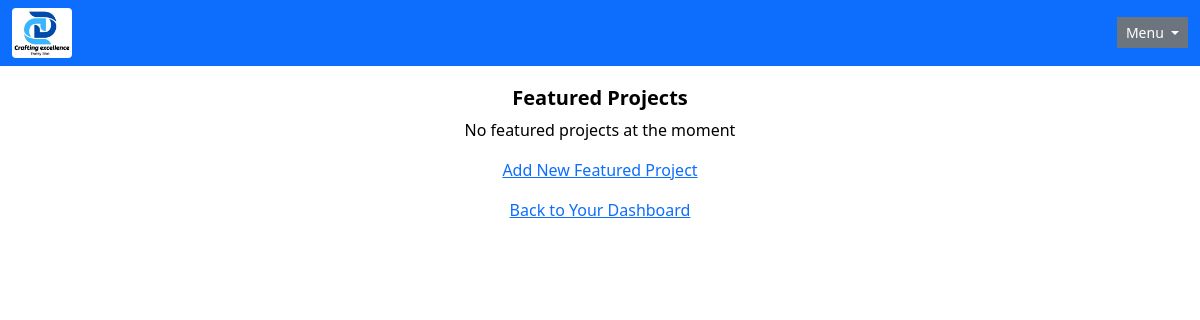
Before: /featured_projects (signed in) with the older database file.
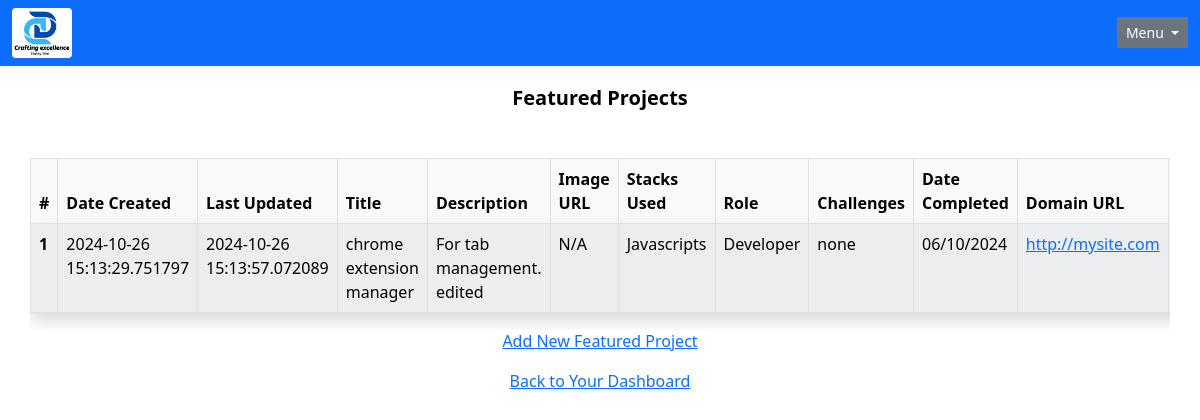
After: the same page with the newer database file.
### app/models/featured_project.py (models this page shows, shortened)
class FeaturedProject(db.Model):
    __tablename__ = 'featuredProjects'
    featured_project_id: Mapped[str] = mapped_column(
            String(length=36), primary_key=True, default=lambda: str(uuid4())
    )
    date_created: Mapped[datetime] = mapped_column(
        DateTime, default=datetime.utcnow
    )
    date_updated: Mapped[datetime] = mapped_column(
        DateTime, default=datetime.utcnow, onupdate=datetime.utcnow
    )
    title: Mapped[str] = mapped_column(String(length=1024))
    description: Mapped[str] = mapped_column(Text)
    image_link: Mapped[Optional[str]] = mapped_column(
        String(length=2083), unique=False
    )
    stacks: Mapped[str] = mapped_column(String(length=1024))
    role: Mapped[Optional[str]] = mapped_column(
        Text, unique=False
    )
    challenges: Mapped[Optional[str]] = mapped_column(
        Text, unique=False
    )
    date_cmptd: Mapped[Optional[str]] = mapped_column(
        String(length=1024), unique=False
    )
    domain_link: Mapped[Optional[str]] = mapped_column(
        String(length=2083), unique=False
    )
    github_link: Mapped[Optional[str]] = mapped_column(
        String(length=2083), unique=False
    )
    video_link: Mapped[Optional[str]] = mapped_column(
        String(length=2083), unique=False
    )

### app/routes/featured_projects.py (the view)
@featured_projects_bp.route(
    "/featured_projects", methods=['GET'], strict_slashes=False
)
@jwt_required()
def list_featured_projects():
    admin_id = get_jwt_identity()
    admin = Admin.query.filter_by(id=admin_id).first()
    if not admin:
        flash('You are not an admin', 'warning')
        return redirect(url_for('main.home.home_page'))
    featured_projects = FeaturedProject.query.all()
    return render_template(
        'list_featured_projects.html',
        featured_projects=featured_projects
    )

### app/routes/afterRequest.py (called while the page is built)
def refresh_expiring_jwts(response):
    try:
        exp_timestamp = get_jwt()["exp"]
        now = datetime.now(timezone.utc)
        target_timestamp = datetime.timestamp(now + timedelta(minutes=30))
        if target_timestamp > exp_timestamp:
            access_token = create_access_token(identity=get_jwt_identity())
            set_access_cookies(response, access_token)
        return response
    except (RuntimeError, KeyError):
        return response

### app/templates/list_featured_projects.html (shortened to what this page needs)
{% extends "admin-base.html" %}
{% block content %}
   <body>
     <h1 class="h5 text-center fw-bold">Featured Projects</h1>
     {% if featured_projects %}
     <div class="container mt-5 table-container">
     <div class="row">
      <div class="col-md-12">
       <table class="table table-hover table-bordered table-striped">
         <thead class="table-light shadow">
           <tr>
             <th scope="col">#</th>
             <th scope="col">Date Created</th>
             <th scope="col">Last Updated</th>
             <th scope="col">Title</th>
             <th scope="col">Description</th>
             <th scope="col">Image URL</th>
             <th scope="col">Stacks Used</th>
             <th scope="col">Role</th>
             <th scope="col">Challenges</th>
             <th scope="col">Date Completed</th>
             <th scope="col">Domain URL</th>
           </tr>
         </thead>
         <tbody class="table-light shadow">
           {% for featured_project in featured_projects[::-1] %}
             <tr>
                <th scope="row text-dark">{{ loop.index }}</th>
                <td>{{ featured_project.date_created }}</td>
                <td>{{ featured_project.date_updated }}</td>
                <td>{{ featured_project.title }}</td>
                <td>{{ featured_project.description }}</td>
                <td>
                        {% if featured_project.image_link %}
                          <a href="{{ featured_project.image_link }}"
                          target="_blank">{{ featured_project.image_link }}
                          </a>
                        {% else %}
                          N/A
                        {% endif %}
                </td>
                <td>{{ featured_project.stacks }}</td>
                <td>{{ featured_project.role }}</td>
                <td>{{ featured_project.challenges }}</td>
                <td>{{ featured_project.date_cmptd }}</td>
                <td>
                        {% if featured_project.domain_link %}
                           <a href="{{ featured_project.domain_link }}"
                           target="_blank">{{ featured_project.domain_link }}
                           </a>
                        {% else %}
                           N/A
                        {% endif %}
                </td>
             </tr>
           {% endfor %}
         </tbody>
       </table>
      </div>
      </div>
     </div>
     {% else %}
       <p class="text-center">No featured projects at the moment</p>
     {% endif %}
       <p class="text-center"><a href="{{ url_for('main.featured_projects.create_featured_project') }}">Add New Featured Project</a></p>
   </body>
{% endblock %}

Changed rows visible on the page:
added FeaturedProject: date_created "2024-10-26 15:13:29.751797", date_updated "2024-10-26 15:13:57.072089", title "chrome extension manager", description "For tab management. edited", image_link "N/A", stacks "Javascripts", role "Developer", challenges "none", date_cmptd "06/10/2024", domain_link "http://mysite.com"
Other visible differences:
text no longer shown: "No featured projects at the moment"
text now shown: "# Date Created Last Updated Title Description Image URL Stacks Used Role Challenges Date Completed Domain URL"
